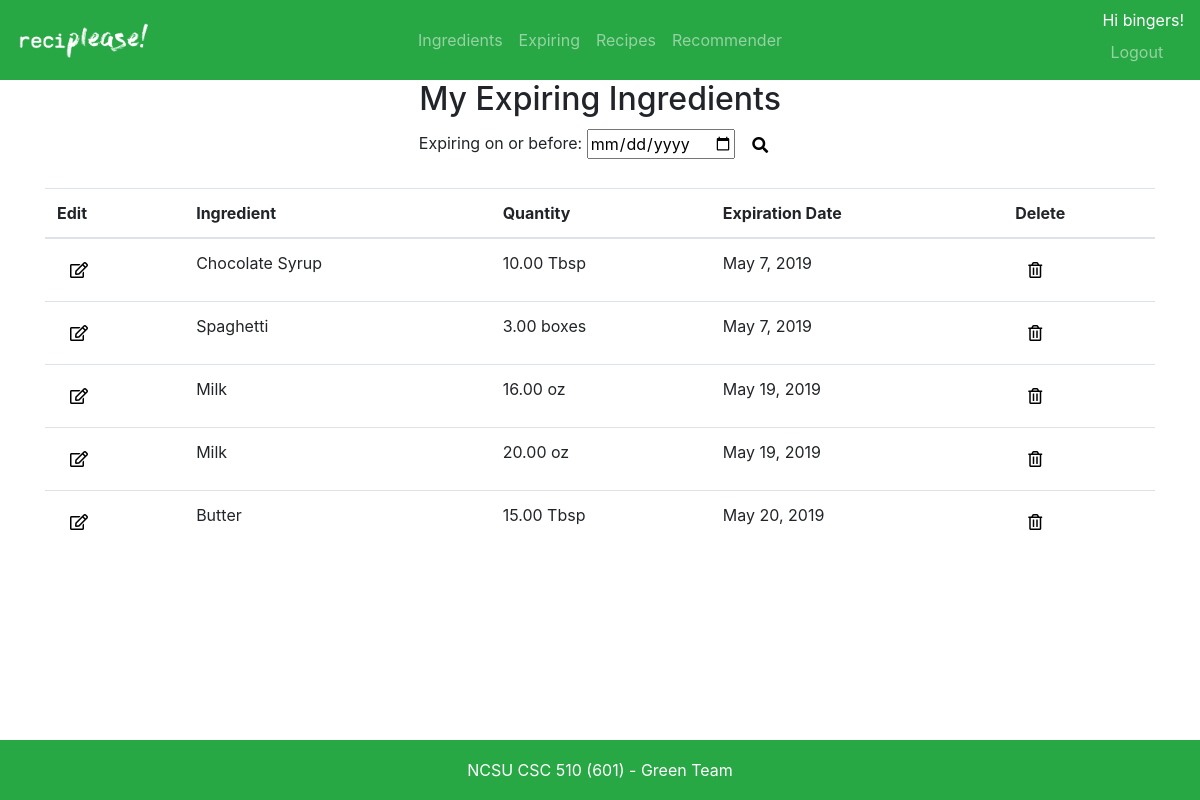
/ingredients/expiring/ (signed in), run on an earlier commit of the app's database.
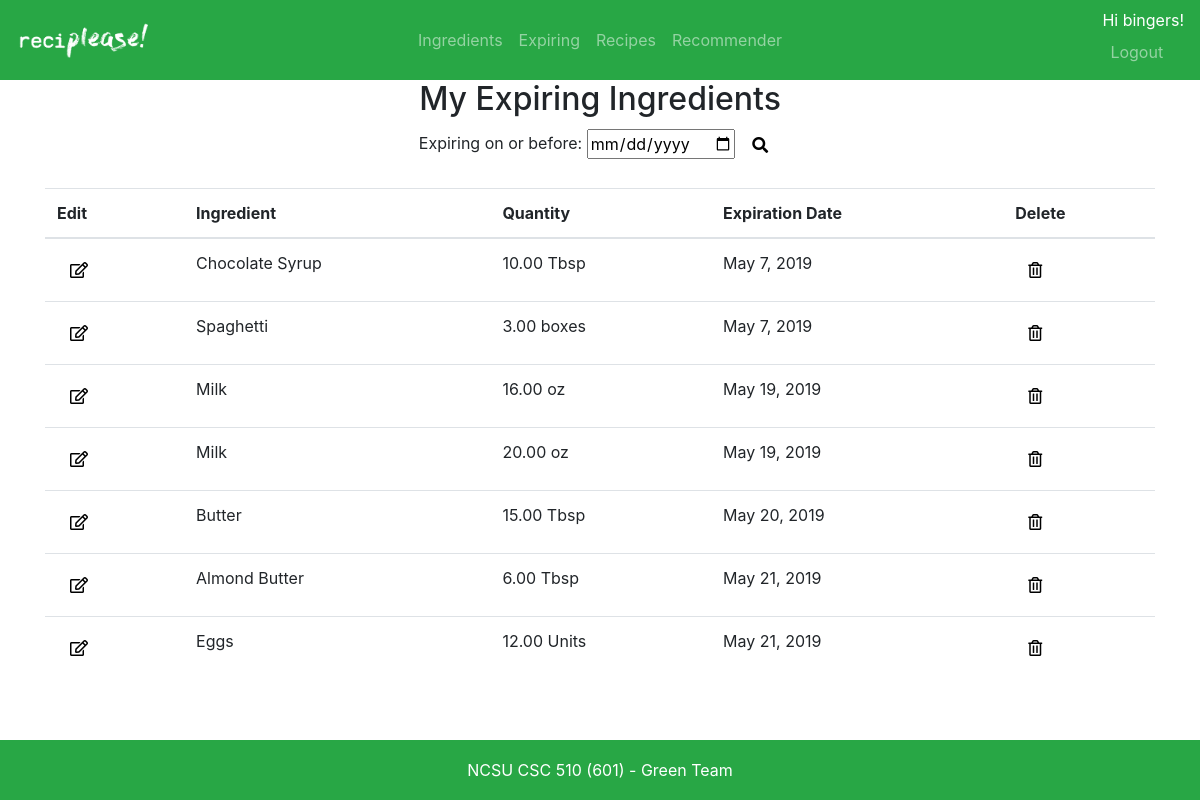
And on a later commit of the database.
### ingredients/models.py (models this page shows, shortened)
class UserIngredient(models.Model):
    ingredient = models.ForeignKey('Ingredient', on_delete=models.SET_NULL, null=True)
    user =  models.ForeignKey(settings.AUTH_USER_MODEL, on_delete=models.CASCADE)
    quantity = models.DecimalField(max_digits=7, decimal_places=2, validators=[MinValueValidator(0)])
    exp_date = models.DateField(default=one_month_from_today, blank=True, null=True)

class Ingredient(models.Model):
    name = models.CharField(max_length=200)
    quantity_units = models.CharField(max_length=200) # Type of units for ingredient (oz, lbs, units, etc)
    class Meta:
        ordering = ['name']
    def __str__(self):
        return self.name

### ingredients/views.py (the view)
# urls.py: path('expiring/', views.expiring_ingredients, name='expiring_user_ingredient_list'),
def expiring_ingredients(request):
    expiring_user_ingredients = UserIngredient.objects.filter(user=request.user).select_related('ingredient').order_by('exp_date') # Get all ingredients for this user
    return render(request, 'ingredients/expiring_user_ingredient_list.html', {'expiring_user_ingredients': expiring_user_ingredients})

### ingredients/templates/ingredients/expiring_user_ingredient_list.html (shortened to what this page needs)
{% extends 'base.html' %}
{% block content %}
<div class="container">
    <h2 align="center">My Expiring Ingredients</h2>
    <form align="center" >
        Expiring on or before:
        <input type="date" id="expiry_date" name="exp_date">
        <button type="button" id="expiry_search" class="btn btn-default" style="background:none">
            <span class="fas fa-search"></span>
        </button>
    </form><br>
    <table class="table">
        <thead>
            <tr>
                <th scope="col">Edit</th>
                <th scope="col">Ingredient</th>
                <th scope="col">Quantity</th>
                <th scope="col">Expiration Date</th>
                <th scope="col">Delete</th>
            </tr>
        </thead>
        <tbody id="exp_table">
            {% for user_ingredient in expiring_user_ingredients %}
            <tr>
                <td>
                    <button type="button"  class="btn btn-default" style="background:none">
                        <a href="/ingredients/{{ user_ingredient.id }}/edit/"><span class="far fa-edit" style="color:#000000;"></span></a>
                    </button>
                </td>
                <td>{{ user_ingredient.ingredient }}</td>
                <td>{{ user_ingredient.quantity }} {{ user_ingredient.ingredient.quantity_units }}</td>
                <td>{{ user_ingredient.exp_date }}</td>
                <td>
                    <button type="button"  class="btn btn-default" style="background:none">
                        <a href="/ingredients/{{ user_ingredient.id }}/delete/"><span class="far fa-trash-alt" style="color:#000000;"></span></a>
                    </button>
                </td>
            </tr>
            {% endfor %}
        </tbody>
    </table>
</div>
{% endblock %}

### templates/base.html (shortened to what this page needs)
{% load static %}
<!DOCTYPE html>
<html>
<head>
    <link rel="stylesheet" href="https://stackpath.bootstrapcdn.com/bootstrap/4.1.3/css/bootstrap.min.css"
>
    <link rel="stylesheet" href="https://use.fontawesome.com/releases/v5.8.1/css/all.css"
>
    <link rel="stylesheet" href="{% static 'css/reciplease.css' %}">
</head>
<body>
    {% include 'navbar.html' %}
    {% block content %}
    {% endblock %}
</body>
<footer class="footer bg-success">
    <div class="container">
        <span>NCSU CSC 510 (601) - Green Team</span>
    </div>
</footer>
</html>

### templates/navbar.html (shortened to what this page needs)
{% load staticfiles %}
<nav class="navbar sticky-top navbar-expand-md navbar-dark bg-success">
    <a class="navbar-brand d-flex w-50 mr-auto" href="{% url 'home' %}">
        <img src="{% static 'media/logo_white.png' %}" width="135" height="37" border="0">
    </a>
    <div class="navbar-collapse collapse w-100" id="collapsingNavbar">
        {% if user.is_authenticated %}
        <ul class="navbar-nav w-100 justify-content-center">
            <li class="nav-item">
                <a class="nav-link" href="{% url 'user_ingredient_list' %}">Ingredients</a>
            </li>
            <li class="nav-item">
                <a class="nav-link" href="{% url 'expiring_user_ingredient_list' %}">Expiring</a>
            </li>
            <li class="nav-item">
                <a class="nav-link" href="{% url 'recipe_list' %}">Recipes</a>
            </li>
            <li class="nav-item">
                <a class="nav-link" href="{% url 'search' %}">Recommender</a>
            </li>
        </ul>
        {% endif %}
        <ul class="nav navbar-nav ml-auto w-100 justify-content-end">
            {% if user.is_authenticated %}
            <li class="nav-item"  >
                <span style="color:#FFFFFF">Hi {{ user.username }}!</span>
                <a class="nav-link" href="{% url 'logout' %}">Logout</a>
            </li>
            {% else %}
            <li class="nav-item">
                <a class="nav-link" href="{% url 'login' %}">Login</a>
            </li>
            {% endif %}
        </ul>
    </div>
</nav>

### static/css/reciplease.css (style rules this page uses)
.footer { position: fixed; bottom: 0; width: 100%; height: 60px; line-height: 60px; text-align: center; color:#FFFFFF; }

What changed in the data, as far as the page shows it:
added UserIngredient: ingredient "Almond Butter", quantity "6.00", ingredient.quantity_units "Tbsp", exp_date "May 21, 2019"
added UserIngredient: ingredient "Eggs", quantity "12.00", ingredient.quantity_units "Units", exp_date "May 21, 2019"
